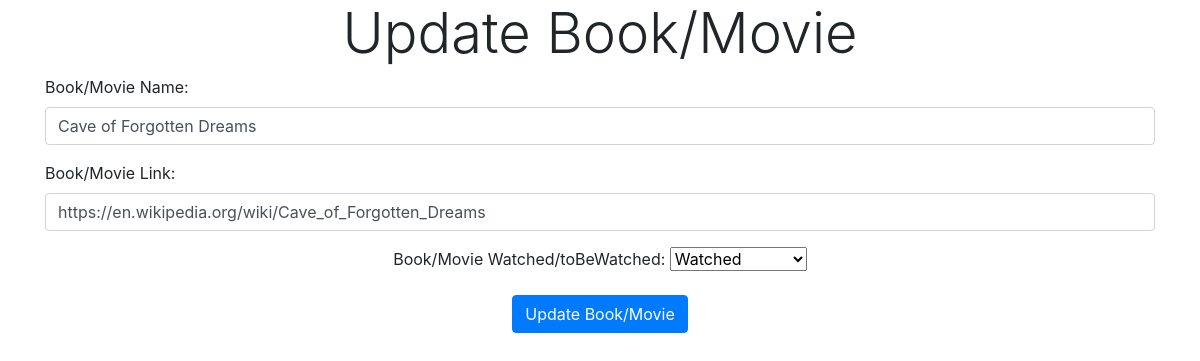
The page /booksandmoviesapp/update/14 on the database its author committed.
### booksandmoviesapp/models.py (models this page shows)
class booksandmovies(models.Model):
    booksandmovies_name = models.TextField()
    booksandmovies_link = models.TextField()
    booksandmovies_remark = models.TextField()

### booksandmoviesapp/views.py (the view)
# urls.py: path('update/<int:pk>',views.updateBookorMovie, name='updateBookorMovie'),
def updateBookorMovie(request,pk):
    updateBookorMovie = booksandmovies.objects.get(id = pk)
    return render(request,'booksandmoviesapp/update.html',{'updateBookorMovie':updateBookorMovie})

### booksandmoviesapp/templates/booksandmoviesapp/update.html (shortened to what this page needs)
<!doctype html>
<html lang="en">
{% load static %}
<head>
    <link rel="stylesheet" href="https://maxcdn.bootstrapcdn.com/bootstrap/4.0.0/css/bootstrap.min.css"
>
</head>
<body>
    <div class="container">
        <h2 class="display-4" style="text-align: center">Update Book/Movie</h2>
        <form action={% url 'edit' updateBookorMovie.id %} method="POST">
            <div class="form-group">
                <label for="exampleInputEmail1">Book/Movie Name:</label>
                <input type="text" class="form-control" id="booksandmovies_name" name="booksandmovies_name"
                    placeholder="Enter Book/Movie Name" value='{{updateBookorMovie.booksandmovies_name}}'>
            </div>
            <div class="form-group">
                <label for="exampleInputPassword1">Book/Movie Link:</label>
                <input type="url" class="form-control" id="booksandmovies_link" name="booksandmovies_link"
                    placeholder="Enter Book/Movie Link" value='{{updateBookorMovie.booksandmovies_link}}'>
            </div>
            <div class="form-group" style="text-align: center">
                <label for="exampleInputPassword1">Book/Movie Watched/toBeWatched:</label>
                <select class="form-select" aria-label="Default select example" id="booksandmovies_remark"
                    name="booksandmovies_remark">
                    <option value='watched'>Watched</option>
                </select>
            </div>
            <div class="form-group" style="text-align: center">
                <button type="submit" class="btn btn-primary" style="text-align: center">Update Book/Movie</button>
            </div>
        </form>
    </div>
</body>
</html>

### rows shown on the page
booksandmovies: booksandmovies_name "Cave of Forgotten Dreams", booksandmovies_link "https://en.wikipedia.org/wiki/Cave_of_Forgotten_Dreams"
